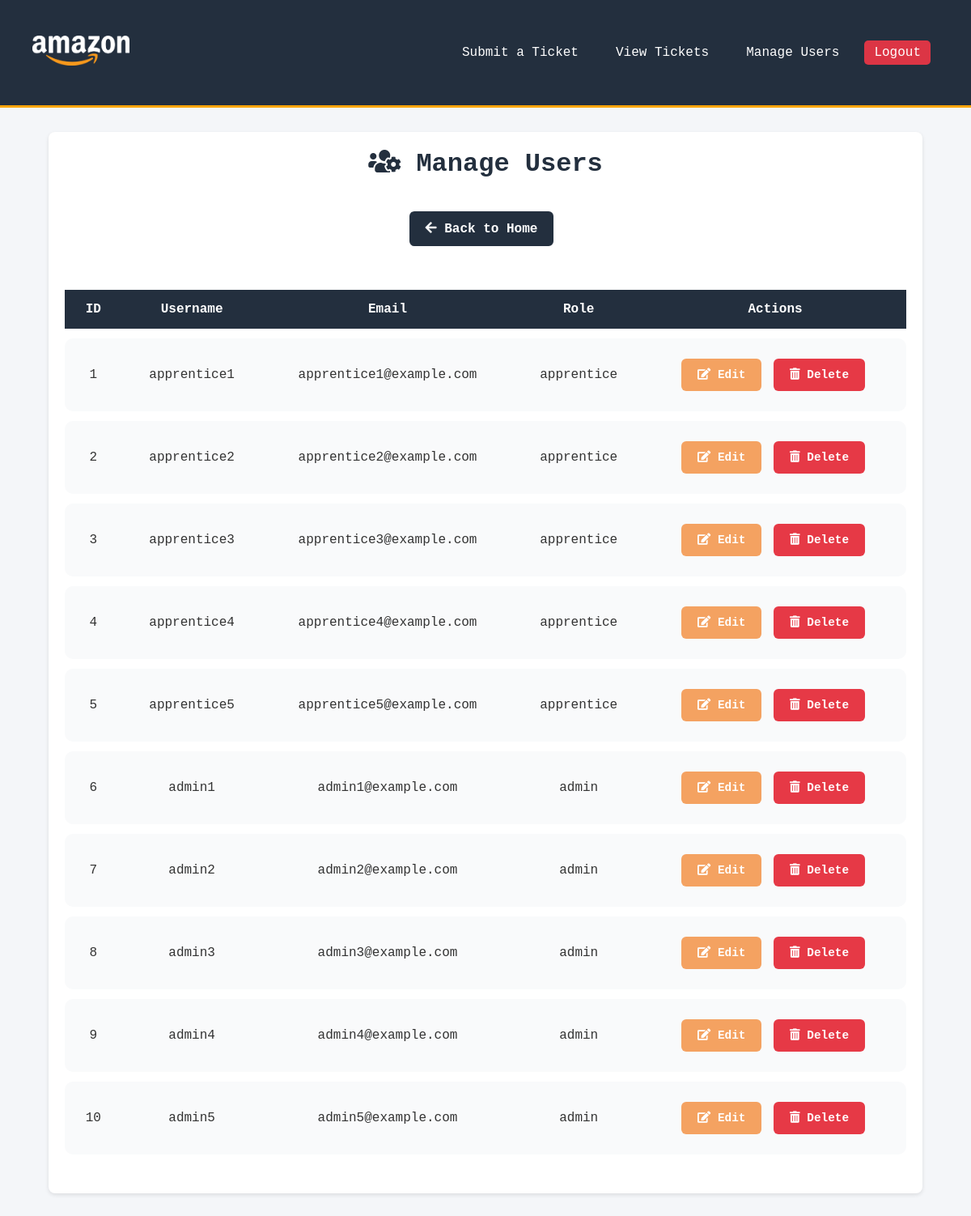
The page /admin_users (signed in) on the database as committed earlier.
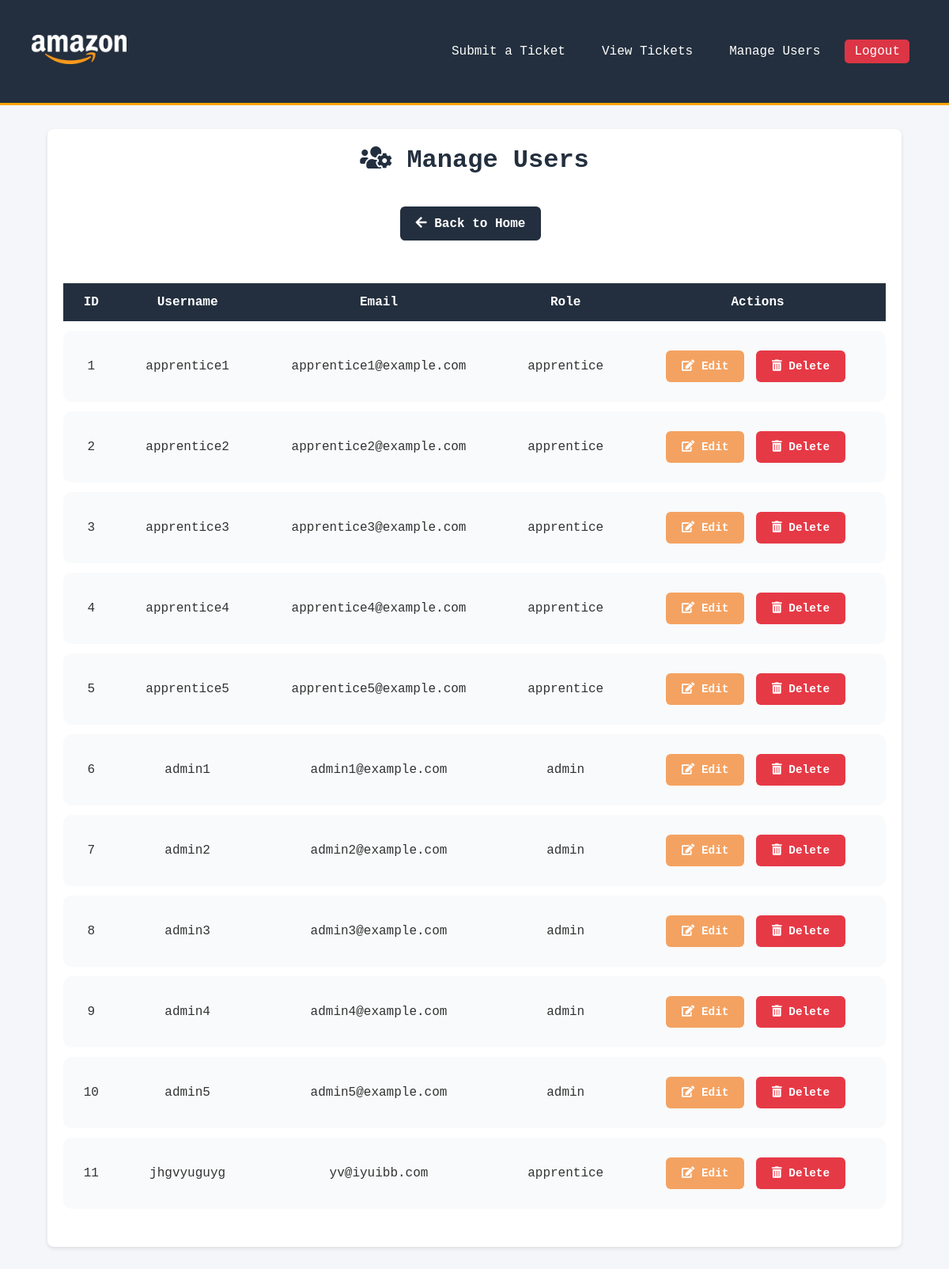
The same page on the database as committed later.
### tables this page shows
CREATE TABLE users (
            id INTEGER PRIMARY KEY AUTOINCREMENT,
            username TEXT UNIQUE NOT NULL,
            password TEXT NOT NULL,
            email TEXT,
            role TEXT NOT NULL CHECK(role IN ('apprentice', 'admin'))
        );

### app/users.py (the view)
@app.route('/admin_users')
@admin_required
def admin_users():
    conn = get_db_connection()
    role_filter = request.args.get('role')
    if role_filter:
        users = conn.execute('SELECT * FROM users WHERE role = ?', (role_filter,)).fetchall()
    else:
        users = conn.execute('SELECT * FROM users').fetchall()
    conn.close()
    return render_template('admin_users.html', users=users, role=role_filter)

### app/db.py (called while the page is built)
def get_db_connection():
    conn = sqlite3.connect('helpdesk.db')
    conn.row_factory = sqlite3.Row
    return conn

### app/users.py (called while the page is built)
def admin_required(f):
    from functools import wraps
    from flask import abort
    @wraps(f)
    def decorated_function(*args, **kwargs):
        if 'username' not in session:
            flash('You need to log in to manage users.', 'error')
            return redirect(url_for('login'))
        conn = get_db_connection()
        user = conn.execute('SELECT role FROM users WHERE username = ?', (session['username'],)).fetchone()
        conn.close()
        if not user or user['role'] != 'admin':
            abort(403)
        return f(*args, **kwargs)
    return decorated_function

### app/templates/admin_users.html (shortened to what this page needs)
<!DOCTYPE html>
<html lang="en">
<head>
    <link rel="stylesheet" href="{{ url_for('static', filename='styles.css') }}">
    <link rel="stylesheet" href="https://cdnjs.cloudflare.com/ajax/libs/font-awesome/5.15.1/css/all.min.css">
</head>
<body>
<header class="header">
    <a href="{{ url_for('home') }}">
        <img src="{{ url_for('static', filename='logo.png') }}" alt="Helpdesk Logo">
    </a>
    <nav class="nav" id="navbar">
        <a href="/submit_ticket">Submit a Ticket</a>
        <a href="/tickets">View Tickets</a>
        {% if 'username' in session %}
        {% if session['role'] == 'admin' %}
        <a href="{{ url_for('admin_users') }}">Manage Users</a>
        {% endif %}
        <a href="#" class="btn btn-danger" onclick="confirmLogout()">Logout</a>
        {% else %}
        <a href="/login" class="btn btn-warning">Login</a>
        {% endif %}
    </nav>
</header>
<div class="container">
    <h1><i class="fas fa-users-cog"></i> Manage Users</h1>
    <div class="text-center mb-4">
        <a href="{{ url_for('home') }}" class="btn btn-secondary">
            <i class="fas fa-arrow-left"></i> Back to Home
        </a>
    </div>
    <div class="table-responsive">
        <table class="table table-bordered">
            <thead>
            <tr>
                <th>ID</th>
                <th>Username</th>
                <th>Email</th>
                <th>Role</th>
                <th>Actions</th>
            </tr>
            </thead>
            <tbody>
            {% for user in users %}
            <tr>
                <td>{{ user.id }}</td>
                <td>{{ user.username }}</td>
                <td>{{ user.email }}</td>
                <td>{{ user.role }}</td>
                <td>
                    <a href="{{ url_for('edit_user', user_id=user.id) }}" class="btn btn-warning btn-sm"
                       aria-label="Edit User {{ user.username }}">
                        <i class="fas fa-edit"></i> Edit
                    </a>
                    <button
                            class="btn btn-danger btn-sm"
                            onclick="openModal({{ user.id }}, '{{ user.username }}')"
                            aria-label="Delete User {{ user.username }}">
                        <i class="fas fa-trash-alt"></i> Delete
                    </button>
                </td>
            </tr>
            {% endfor %}
            </tbody>
        </table>
    </div>
</body>
</html>

### app/static/styles.css (style rules this page uses)
* { margin: 0; padding: 0; box-sizing: border-box; font-family: Consolas, Monaco, monospace; }
body { background-color: #f4f6f9; color: #333; }
h1 { text-align: center; color: #343a40; margin-bottom: 20px; }
.text-center { text-align: center; }
.container { width: 90%; max-width: 1200px; margin: 30px auto 40px auto; padding: 20px; background-color: white; border-radius: 8px; box-shadow: 0 2px 5px rgba(0, 0, 0, 0.1); }
.header { background-color: #232f3e; padding: 40px; display: flex; justify-content: space-between; align-items: center; border-bottom: 3px solid #ffa500; }
.header img { max-width: 120px; }
.nav { display: flex; align-items: center; margin-left: auto; }
.nav a { color: white; text-decoration: none; padding: 10px 15px; margin-left: 1rem; border-radius: 5px; font-weight: 500; transition: background-color 0.3s, box-shadow 0.3s; }
.nav a.btn { padding: 0.375rem 0.75rem; }
.btn { padding: 12px 20px; font-size: 16px; border-radius: 6px; font-weight: 600; border: none; cursor: pointer; transition: background-color 0.3s ease; text-align: center; display: inline-block; text-decoration: none; margin: 10px 10px 10px 0; }
.btn-secondary { background-color: #232f3e;; color: #fff; }
.btn-danger { background-color: #E63946; color: #fff; }
table.table tbody td .btn { margin-right: 5px; min-width: 70px; font-size: 0.9rem; border-radius: 6px; }
table.table tbody td .btn-warning { background-color: #F4A261; border-color: #ffc107; color: white; }
table.table tbody td .btn-danger { background-color: #e63946; border-color: #dc3545; color: white; }
.table-responsive { margin-top: 2rem; }

### app/templates/admin_users.html (style rules this page uses)
.container h1 { color: #232f3e; font-weight: 700; margin-bottom: 30px; font-size: 32px; text-align: center; }
table.table { width: 100%; border-collapse: separate; border-spacing: 0 12px; box-shadow: 0 2px 8px rgba(0,0,0,0.1); }
table.table thead tr { background-color: #232f3e; color: white; font-weight: 600; font-size: 16px; }
table.table tbody tr { background-color: #f9fafb; border-radius: 10px; transition: background-color 0.3s ease; }
table.table tbody tr td:first-child { border-top-left-radius: 10px; border-bottom-left-radius: 10px; }
table.table tbody tr td:last-child { border-top-right-radius: 10px; border-bottom-right-radius: 10px; }
table.table td, table.table th { padding: 15px 20px; text-align: center; vertical-align: middle; }
.btn-warning { background-color: #ffa500; border: none; font-weight: 600; transition: background-color 0.3s ease; }
.table-responsive { width: 100%; overflow-x: auto; -webkit-overflow-scrolling: touch; margin-bottom: 1rem; }
.btn-danger { background-color: #dc3545; border: none; font-weight: 600; transition: background-color 0.3s ease; }

Rows that differ between the two databases and show on the page:
added users: id "11", username "jhgvyuguyg", email "yv@iyuibb.com", role "apprentice"
